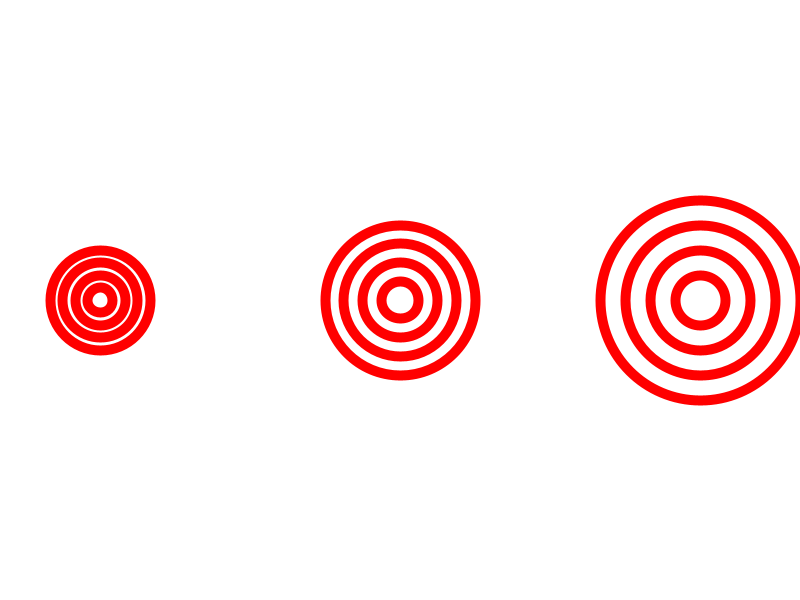
Frame 1 (no input)
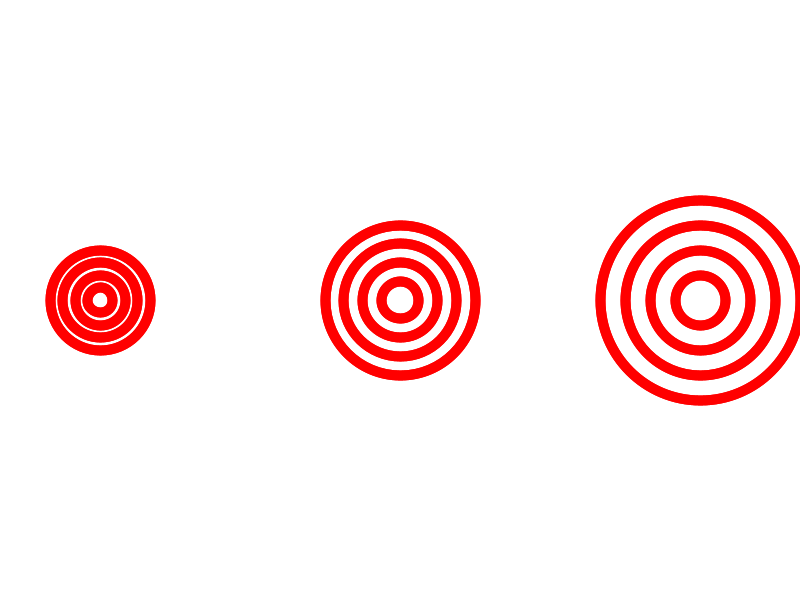
Frame 2 (the mouse pressed at the canvas centre, redrawn once)

The Processing sketch that drew these frames (run headless with seeded random() and noise(); the mouse was pressed at the canvas centre and the sketch redrawn once):

// Processing sketch: refine_drawCircles
// ── refine_drawCircles.pde
void setup() {
  size(800, 600);
  background(255);
  noStroke();
  noLoop(); 
}

void draw() {
  for(int i = 0; i < 3; i++){
    drawCircles(100+300*i, height/2, 100+i*50);
  }
}

void drawCircles(float x, float y, float w) {
  noFill();
  strokeWeight(10);
  
  for(float i = 0; i < 4; i++){
    stroke(255, 0, 0);
    noFill();
    
    ellipse(x, y, w*(1-i*1/4), w*(1-i*1/4));  
  }
  
  
}
